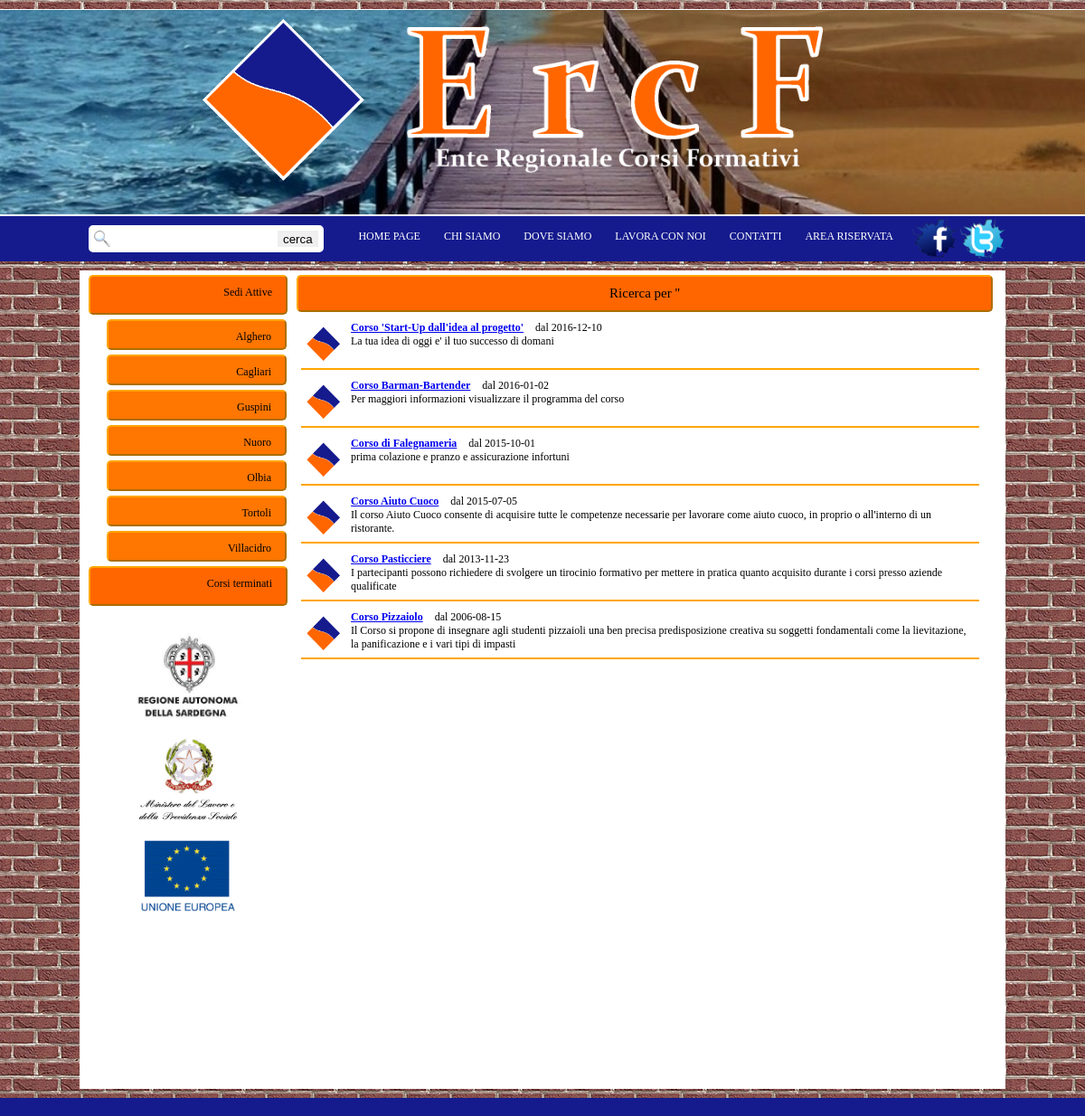
The page /php/ricerca.php on the database its author committed.
### tables this page shows
create table Sede
  (
      ID char(5) primary key,
	  Citta char(30) not null,
	  Via char(100) not null,
	  Provincia char(2) not null,
	  Telefono char(40) not null
	);

create table Corso
(
  Cod	int not null AUTO_INCREMENT, 
  Titolo	char(100) not null,
  Tipo	char(25) not null,
  Data date not null,
	DataF date not null,
	Anteprima	char(200) not null,
  Programma	blob(1000) not null,
  Obiettivi	blob(700) null,
  Svolgimento	blob(700) null,
  Destinatari	blob(300) null,
  Durata	char(100)  null,
  Titoli	char(200) null,
  Iscrizione	char(200) null,
	Orari char(40) null,
	Costo char(20) null,
  primary key(Cod)
 );

### php/ricerca.php (the view, shortened to what this page needs)
<html>
	<head>
		<link href="../css/stile.css" rel="stylesheet" type="text/css">
	</head>
	<body>
	<div id="base">
<?php include("menu.php");?>
		<div id="base_contenuto">
			<div id="info">
				<div id="contenuto">
<?php
		$K=$_GET['key'];
		$Query="SELECT C.Cod,C.Titolo,C.Data,C.Anteprima
		FROM Corso as C
		WHERE C.Titolo like '%$K%'
		OR C.Programma like '%$K%'
		OR C.Obiettivi like '%$K%'
		OR C.Svolgimento like '%$K%'
		OR C.Destinatari like '%$K%'
		OR C.Titoli like '%$K%'
		OR C.Durata like '%$K%'
		OR C.Costo like '%$K%'
		OR C.Iscrizione like '%$K%'
		ORDER BY C.Data desc;";
		$ExQuery=mysql_query($Query);
		echo"<div id='titolo'> Ricerca per    '$K' </div>";
		if(mysql_num_rows($ExQuery)==0)
		{
		echo"<div id='corso'>nessun risultato trovato</div>";
		}
		else{
		for ($i=0;$i<mysql_num_rows($ExQuery);$i++)
		{
		$Data=mysql_fetch_array($ExQuery);
		echo"<div id='corso'>";
		echo"<div id='img_corso'><img src='../images/stemma.png'  width='40' height='40'></div>";
		echo "<b style='margin-right:10px;'><a href=descrizionecorso.php?CodS=$Data[0]>$Data[1]</a></b> dal $Data[2]<br>$Data[3]";
		echo"</div>";
		}
		}
?>
				</div>
			</div>
		</div>
	</div>
	</body>
</html>

### php/menu.php (shortened to what this page needs)
			<div id="menu">
			<ul>
				<li class="menu"><a>Sedi Attive</a>
					<ul class="submenu" id="submenu-1">
<?php
						$Query="SELECT Citta FROM Sede ORDER BY Citta;";
						$ExQuery=mysql_query($Query);
						for ($i=0;$i<mysql_num_rows($ExQuery);$i++)
						{
							$Data=mysql_fetch_array($ExQuery);
							echo "<li><a href=corsi.php?Sede=$Data[0]>$Data[0]</a></li>";
						}
?>
					</ul>
				</li>
				<li><a href="corsi svolti.php">Corsi terminati</a>
				</li>
			</ul>
			<div id='contatti' style='width:240;margin:30px 0px 0px 0px;'>
			<center>
			<div style='width:240;margin-bottom:10px;'>
				<a href="http://www.regione.sardegna.it/"><img src="../images/sardegna.jpg" style='max-width:120px;'></a>
			</div>
			<div style='width:240;margin-bottom:10px;'>
				<a href="http://www.lavoro.gov.it/Lavoro"><img src="../images/ministero.gif" style='max-width:120px;'></a>
			</div>
			<div style='width:240;margin-bottom:10px;'>
				<a href="http://europa.eu/index_it.htm"><img src="../images/unione europea.jpg" style='max-width:120px;'></a>
			</div>
			</center>
			</div>
			</div>

### css/stile.css (style rules this page uses)
body { background: #CCC url(../images/sfondo29.jpg)top center fixed ; background-repeat:repeat; margin:0px; text-align:center; font-family:georgia; font-size:12px; }
#intestazione { border-top:1px solid white; margin-top:10px; background: #CCC url(../images/sfondo21.jpg) no-repeat top center ; background-size: cover; width:100%; }
#area_logo { width:100%; }
#spazio_logo { width:1024px; margin:0px auto; border-radius:0px 0px 20px 20px; line-height:60px; }
#area_scelta { background:#151B8D; border-top:2px solid white; width:100%; height:50px; }
#spazio_scelta { margin:0px auto; width:1024px; overflow: hidden; }
#ricerca { float:left; padding:10px 0px 10px 10px; }
#ricerca form { overflow: hidden; background:white; border:3px solid white; margin:0px auto; padding:2px; border-radius:5px; }
#ricerca input { height:20px; float:left; border:1px solid white; }
#ricerca img { width:20px; height:20px; float:left; }
#menu_alto ul { float:right; padding:0px; overflow: hidden; list-style-type:none; margin:0px auto; }
#menu_alto ul li { float:left; margin:0px auto; }
#menu_alto ul li a { margin:5px 16px 0px 0px; display: block; text-decoration:none; height:50px; border-radius:20px 20px 0px 0px; padding:10px 5px 0px 5px; color:white; }
#base { text-align:left; padding:0px 0px 5px 0px; overflow:hidden; margin:10px auto; width:1024px; background:#FFFFFF; min-height:900px; height:expression(document.body.clientWidth < 900? "900px": "auto" ); }
#menu { float:left; width:240px; text-align:right; }
#menu ul { list-style-type:none; padding:0px; width:220px; margin:0px 0px 0px 10px; }
#menu ul li a { padding:10px 15px 0px 0px; background:#FF6600; border:2px outset orange; margin:5px 0px 0px 0px; height:30px; display: block; text-decoration:none; border-radius:5px; color:black; }
#menu li ul li a { background:#FF7600; padding:10px 15px 0px 0px; width:180px; margin:5px 0px 0px 10px; height:20px; color:black; }
#base_contenuto { overflow:hidden; }
#titolo { border:2px outset orange; background:#FF6600; font-size:15px; text-align:center; margin:5px auto; padding:10px 0px 10px 0px; border-radius:5px; color:black; }
#info { width:770px; float:left; }
#contenuto { width:770px; overflow:hidden; border:0px solid orange; }
#corso { padding:5px; margin:5px 0px 5px 5px; width:740px; border-bottom:2px solid orange; overflow:hidden; }
#img_corso { float:left; margin:5px 10px 2px 0px; }
#area_fondo { width:100%; background:#151B8D; }
#spazio_fondo { width:1024px; padding:10px 0px 10px 0px; margin:0 auto; }

### rows shown on the page
sede: Citta "Alghero"
sede: Citta "Cagliari"
sede: Citta "Guspini"
sede: Citta "Nuoro"
sede: Citta "Olbia"
sede: Citta "Tortoli"
sede: Citta "Villacidro"
corso: Titolo "Corso 'Start-Up dall'idea al progetto'", Data "2016-12-10", Anteprima "La tua idea di oggi e' il tuo successo di domani"
corso: Titolo "Corso Barman-Bartender", Data "2016-01-02", Anteprima "Per maggiori informazioni visualizzare il programma del corso"
corso: Titolo "Corso di Falegnameria", Data "2015-10-01", Anteprima "prima colazione e pranzo e assicurazione infortuni"
corso: Titolo "Corso Aiuto Cuoco", Data "2015-07-05", Anteprima "Il corso Aiuto Cuoco consente di acquisire tutte le competenze necessarie per lavorare come aiuto cuoco, in proprio o all'interno di un ristorante."
corso: Titolo "Corso Pasticciere", Data "2013-11-23", Anteprima "I partecipanti possono richiedere di svolgere un tirocinio formativo per mettere in pratica quanto acquisito durante i corsi presso aziende qualificate"
corso: Titolo "Corso Pizzaiolo", Data "2006-08-15", Anteprima "Il Corso si propone di insegnare agli studenti pizzaioli una ben precisa predisposizione creativa su soggetti fondamentali come la lievitazione, la panificazione e i vari tipi di impasti"
